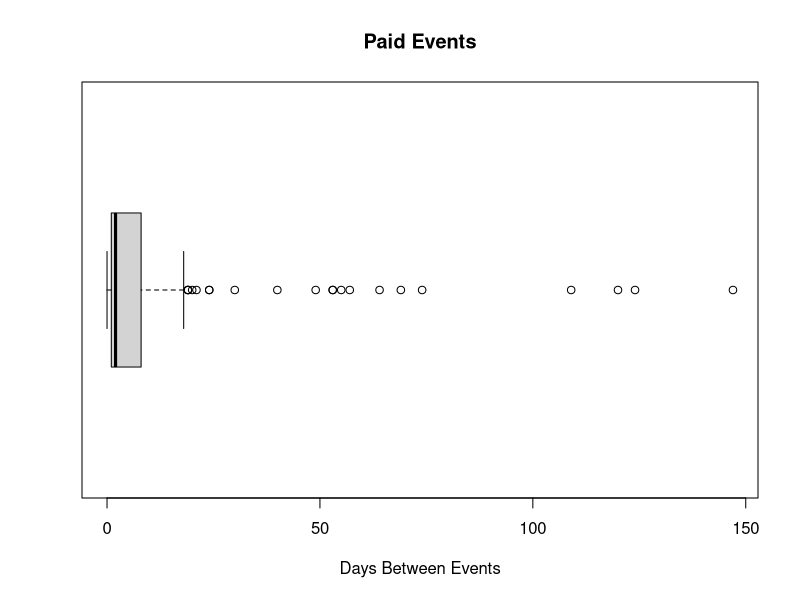
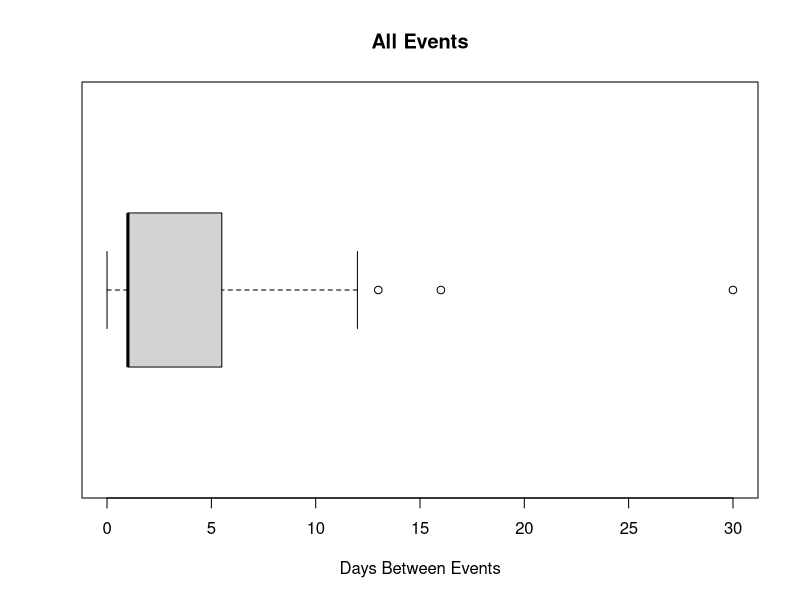
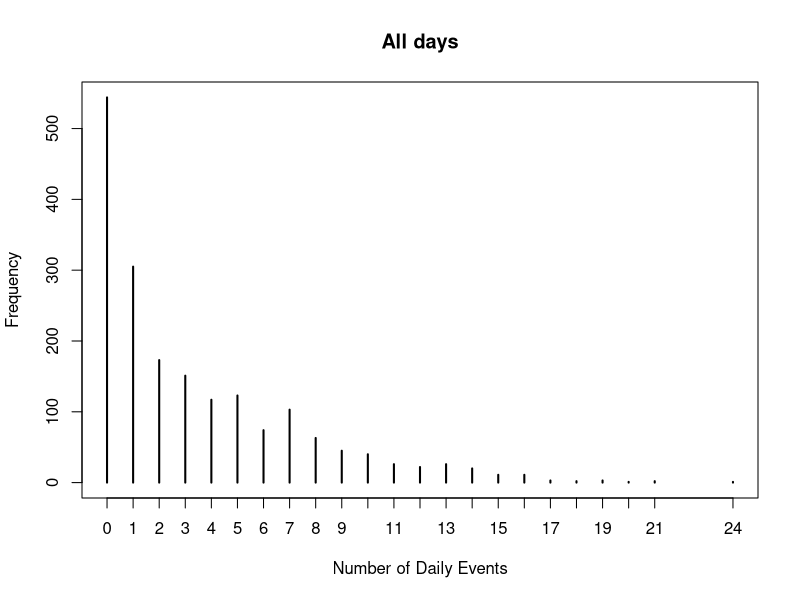
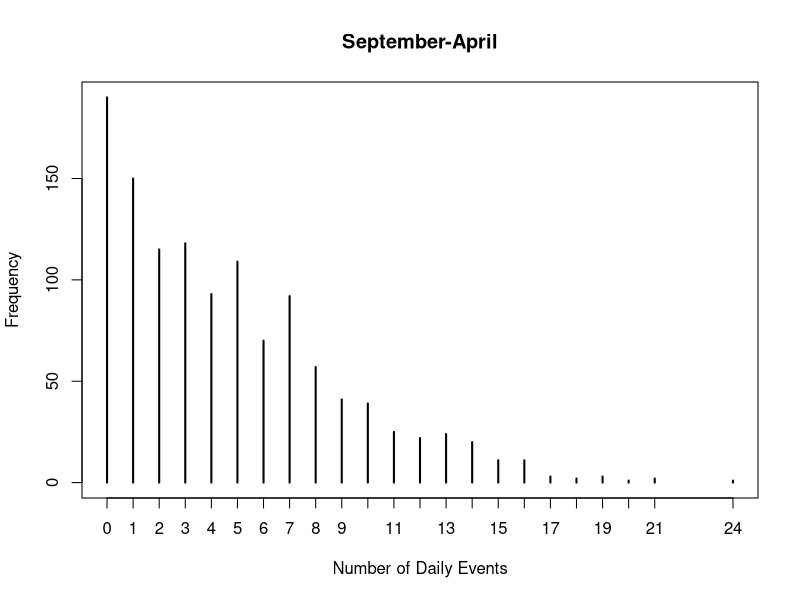
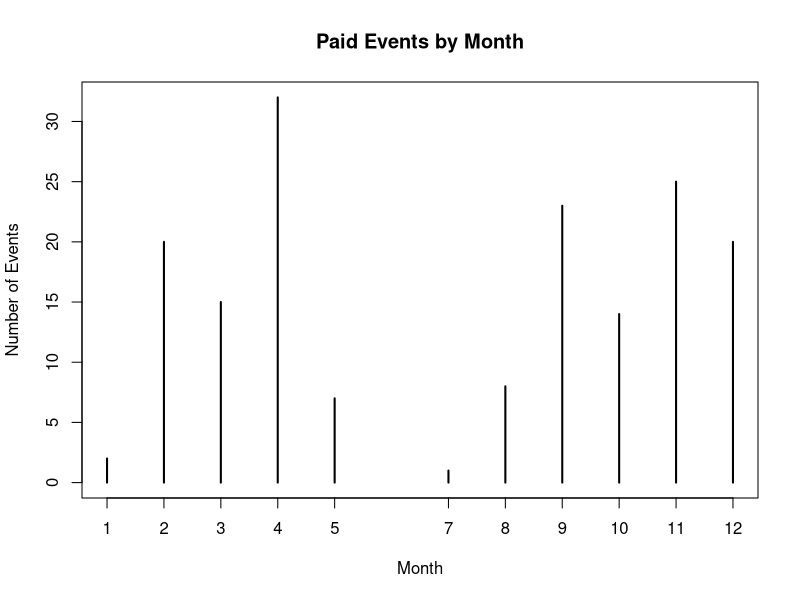

R code for these plots, in order: (Note: this script raises an error after producing the figures.)
## ---- chunk 1
library("readxl")
event.df <- read_excel("EventsCalendar (1).xlsx")
## ---- chunk 2
View(event.df)
## ---- chunk 3
contains.free = function(str){
  return(length(grep("free", str, ignore.case = TRUE)))
}
tmp.df <- event.df[!is.na(event.df$Cost), ]
is.free <- lapply(tmp.df$Cost, contains.free)

expensive.events <- tmp.df[!is.na(tmp.df['Cost']) & is.free == 0,]

nrow(expensive.events)

## ---- chunk 4
eed <- expensive.events[order(expensive.events$'Date From'), ]$`Date From`

time.between <- c()
for (i in 1:length(eed) - 1){
  time.between[i] <- difftime(eed[i+1], eed[i], units = c("days"))
}
tb.outliernt <- time.between[time.between < 100]

summary(time.between)
sd(time.between)
boxplot(time.between, horizontal = TRUE, xlab="Days Between Events", main="Paid Events")
## ---- chunk 5
time.between <- c()
for (i in 1:length(event.df) - 1){
  time.between[i] <- difftime(eed[i+1], eed[i], units = c("days"))
}
tb.outliernt <- time.between[time.between < 100]

summary(time.between)
sd(time.between)
boxplot(time.between, horizontal = TRUE, xlab="Days Between Events", main="All Events")
## ---- chunk 6

event.dates <- event.df[order(event.df$`Date From`),]$`Date From`
length(event.dates)
daily.events <- numeric()
for (i in 2:length(event.dates)){
  if (event.dates[i] != event.dates[i-1]){
    daily.events <- c(daily.events, 1)
  }else{
    daily.events[length(daily.events)] = daily.events[length(daily.events)] + 1
  }
}
length(daily.events)


length(daily.events)

event.dates[1]
tail(event.dates)

difftime(event.dates[(length(event.dates))],event.dates[1],  units = c("days"))
1865 - 1322

for(i in 0:543){
  daily.events = c(daily.events, 0)
}



plot(table(daily.events), xlab="Number of Daily Events", ylab = "Frequency", main="All days")
## ---- chunk 7
library('lubridate')
event.df$month <- month(event.df$`Date From`)

academic.year <- event.df[(event.df$month != 5 &
                          event.df$month != 6 &
                          event.df$month != 7 &
                          event.df$month != 8), ]
nrow(academic.year)

event.dates <- academic.year[order(academic.year$`Date From`),]$`Date From`
length(event.dates)
daily.events <- numeric()
for (i in 2:length(event.dates)){
  if (event.dates[i] != event.dates[i-1]){
    daily.events <- c(daily.events, 1)
  }else{
    daily.events[length(daily.events)] = daily.events[length(daily.events)] + 1
  }
}
length(daily.events)
head(academic.year$`Date From`)
#23 Days + 235 * 5
for(i in 0:(23 + 235*5 - length(daily.events))){
  daily.events = c(daily.events, 0)
}

plot(table(daily.events), xlab="Number of Daily Events", ylab = "Frequency", main="September-April")
## ---- chunk 8
expensive.events$month <- month(expensive.events$`Date From`)
plot(table(expensive.events$month), main="Paid Events by Month", xlab="Month", ylab="Number of Events")
## ---- chunk 9
date.df['freq'] + 1
